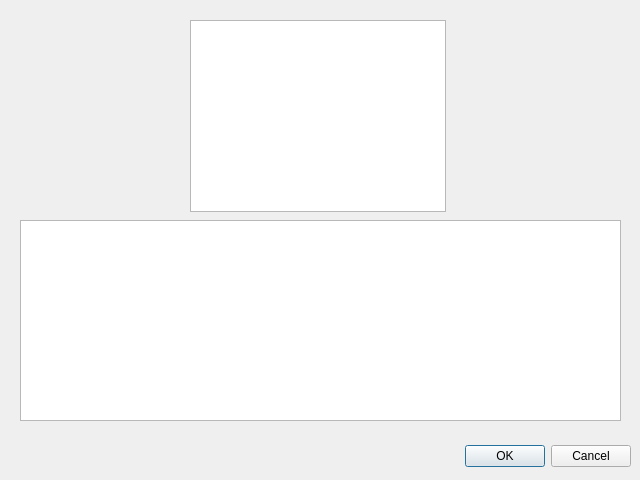
<?xml version="1.0" encoding="UTF-8"?>
<ui version="4.0">
 <class>gui_ver</class>
 <widget class="QDialog" name="gui_ver">
  <property name="geometry">
   <rect>
    <x>0</x>
    <y>0</y>
    <width>640</width>
    <height>480</height>
   </rect>
  </property>
  <property name="windowTitle">
   <string>Dialog</string>
  </property>
  <widget class="QDialogButtonBox" name="buttonBox">
   <property name="geometry">
    <rect>
     <x>10</x>
     <y>440</y>
     <width>621</width>
     <height>32</height>
    </rect>
   </property>
   <property name="orientation">
    <enum>Qt::Horizontal</enum>
   </property>
   <property name="standardButtons">
    <set>QDialogButtonBox::Cancel|QDialogButtonBox::Ok</set>
   </property>
  </widget>
  <widget class="QTableView" name="tableView">
   <property name="geometry">
    <rect>
     <x>20</x>
     <y>220</y>
     <width>601</width>
     <height>201</height>
    </rect>
   </property>
  </widget>
  <widget class="QListView" name="listView">
   <property name="geometry">
    <rect>
     <x>190</x>
     <y>20</y>
     <width>256</width>
     <height>192</height>
    </rect>
   </property>
  </widget>
 </widget>
 <resources/>
 <connections>
  <connection>
   <sender>buttonBox</sender>
   <signal>accepted()</signal>
   <receiver>gui_ver</receiver>
   <slot>accept()</slot>
   <hints>
    <hint type="sourcelabel">
     <x>248</x>
     <y>254</y>
    </hint>
    <hint type="destinationlabel">
     <x>157</x>
     <y>274</y>
    </hint>
   </hints>
  </connection>
  <connection>
   <sender>buttonBox</sender>
   <signal>rejected()</signal>
   <receiver>gui_ver</receiver>
   <slot>reject()</slot>
   <hints>
    <hint type="sourcelabel">
     <x>316</x>
     <y>260</y>
    </hint>
    <hint type="destinationlabel">
     <x>286</x>
     <y>274</y>
    </hint>
   </hints>
  </connection>
 </connections>
</ui>
